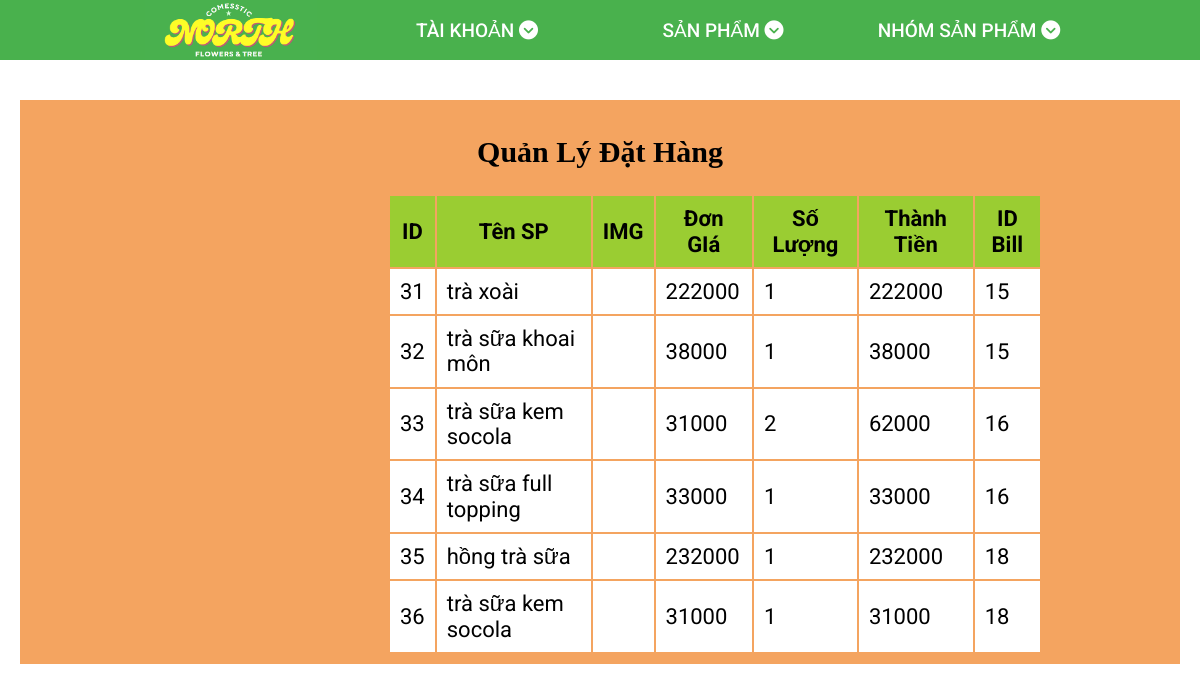
The app's page /cart_admin.php with its own data.
### tables this page shows
CREATE TABLE `cart` (
  `id` int(12) NOT NULL,
  `tensp` varchar(100) NOT NULL,
  `img` varchar(100) NOT NULL,
  `dongia` int(12) NOT NULL DEFAULT 0,
  `soluong` int(3) NOT NULL DEFAULT 0,
  `thanhtien` int(12) NOT NULL DEFAULT 0,
  `idbill` int(12) NOT NULL
);

### ketnoi.php (called while the page is built, shortened)
<?php
   class ketnoi{
   private    $servername = "localhost";
   private  $username = "root";
   private   $password = "";
   private  $dbname = "vuthibacdk12cntt2";
    function __construct(){
    $this->conn = mysqli_connect( $this->servername,  $this->username,  $this->password,  $this->dbname);
}}
    ?>

### function_cart_admin.php (called while the page is built, shortened)
<?php
include "ketnoi.php";
class cart extends ketnoi{
    function hienthi(){
        $sql = "SELECT cart.*  FROM cart inner join bill on cart.idbill = bill.id ";
        $result = mysqli_query($this->conn, $sql);
        return $result;
    }
    }
?>

### cart_admin.php (the view, shortened to what this page needs)
<?php include "headerquantri.php";?>
<?php
   include "function_cart_admin.php";
$cart = new cart();
$result = $cart->hienthi();
$count= mysqli_num_rows($result);
    ?>
<!DOCTYPE html>
<html lang="en">
<head>
</head>
<body>
    <div class="example">
        <div class="container">
            <div class="row">
                <h2>Quản Lý Đặt Hàng</h2>
                <table class="table table-bordered">
                    <thead>
                        <tr>
                            <th>ID</th>
                            <th>Tên SP</th>
                            <th>IMG</th>
                            <th>Đơn GIá</th>
                            <th>Số Lượng</th>
                            <th>Thành Tiền</th>
                            <th>ID Bill</th>
                        </tr>
                    </thead>
                    <tbody>
                        <?php if ($count > 0){
                        while ($row = mysqli_fetch_assoc($result)) { ?>
                            <tr>
                                <td>
                                    <?PHP echo $row["id"] ?>
                                </td>
                                <td>
                                    <?PHP echo $row["tensp"] ?>
                                </td>
                                <td>
                                </td>
                                <td>
                                    <?PHP echo $row["dongia"]*1000 ?>
                                </td>
                                <td>
                                    <?PHP echo $row["soluong"] ?>
                                </td>
                                <td>
                                    <?PHP echo $row["dongia"]*$row["soluong"]*1000 ?>
                                </td>
                                <td>
                                    <?PHP echo $row["idbill"] ?>
                                </td>
                            </tr>
                        <?PHP
                    }
                     } ?>
                    </tbody>
                </table>
            </div>
        </div>
    </div>
</body>
</html>

### headerquantri.php (shortened to what this page needs)
<!DOCTYPE html>
<html lang="en">
<head>
    <link rel="stylesheet" href="assets/css/grid.css">
    <link rel="stylesheet" href="assets/css/responsive.css">
    <link rel="stylesheet" href="assets/css/main.css">
    <link rel="stylesheet" href="assets/css/base.css">
    <link rel="stylesheet" href="https://cdnjs.cloudflare.com/ajax/libs/font-awesome/6.4.0/css/all.min.css" />
    <link rel="stylesheet" href="https://cdnjs.cloudflare.com/ajax/libs/normalize/8.0.1/normalize.min.css" />
</head>
<body>
    <div class="wrapper">
        <div class="manager">
            <div class="grid wide">
                <div class="manager-form">
                    <a href="#!" class="manager-logo">
                        <img src="upload/logo3.jpg" alt="ảnh" class="manager-logo__img">
                    </a>
                    <div class="manager-form__wrap">
                      <a href="taikhoan.php">  <h3 class="manager-form__menu-heading">Tài Khoản <i class="fa-solid fa-circle-chevron-down"></i></h3></a>
                    </div>
                    <div class="manager-form__wrap">
                      <a href="sanpham.php">  <h3 class="manager-form__menu-heading">Sản Phẩm <i class="fa-solid fa-circle-chevron-down"></i></h3><a>
                    </div>
                    <div class="manager-form__wrap">
                       <a href="sanpham_nhom.php"> <h3 class="manager-form__menu-heading">NHÓM Sản Phẩm <i class="fa-solid fa-circle-chevron-down"></i></h3></a>
                    </div>
                </div>
            </div>
        </div>
    </div>

### assets/css/grid.css (style rules this page uses)
.grid { width: 100%; display: block; padding: 0; }
.grid.wide { max-width: 1200px; margin: 0 auto; }
.row { display: flex; flex-wrap: wrap; margin-left: -4px; margin-right: -4px; }
@media (min-width: 740px) { .row { margin-left: -8px; margin-right: -8px; } }
@media (min-width: 1113px) { .row { margin-left: -12px; margin-right: -12px; } }
@media (min-width: 1024px) and (max-width: 1239px) { .wide { width: 984px; } }

### assets/css/main.css (style rules this page uses)
.container { margin-top: 40px; }

### assets/css/base.css (style rules this page uses)
:root { --green-color:#49b14d; --white-color:#fff; --black-color:#000; --header-height:180px; --header-top-height:38px; --header-center-height: 80px; --header-bottom-height:calc(var(--header-height) - (var(--header-top-height) + var(--header-center-height))) }
* { box-sizing: border-box; }
html { font-size: 62.5%; font-family: 'Roboto', sans-serif; line-height: 1.6rem; margin: 0 auto; }

### headerquantri.php (style rules this page uses)
.manager { background-color: var(--green-color); height: 60px; }
.manager-form { display: flex; justify-content: space-between; align-items: center; }
.manager-logo { width: 25%; height: 100%; text-align: center; }
.manager-logo__img { width: 70%; height: 60px; }
.manager-form__wrap { position: relative; cursor: pointer; width: 25%; text-align: center; line-height: 5.8rem; transition: background-color ease-in .2s; }
.manager-form__menu-heading { color:var(--white-color); font-size: 1.9rem; font-weight: 500; text-transform: uppercase; cursor: pointer; margin: 0; }
.manager-form__wrap a { text-decoration: none; }

### cart_admin.php (style rules this page uses)
.container { background-color: sandybrown; padding-bottom: 10px; }
.container th,.container tr,.container h2,.container td { color: black; border-color: black; }
.container th { text-align: center; background-color: yellowgreen; border-color: black !important; }
.container h2 { text-align: center; width: 100%; padding-top: 10px; font-weight: 700; font-family: Cambria, Cochin, Georgia, Times, 'Times New Roman', serif; font-size: 30px; }
.container td { background-color: white; }
.example { padding: 0px 20px 0px 20px; }
.table { padding: 0px 150px 0px 380px !important; font-size: 22px; }
th,td { padding: 10px !important; }

### records on screen
cart: id "31", tensp "trà xoài", $row['dongia']*1000 "222000", soluong "1", $row["dongia"]*$row["soluong"]*1000 "222000", idbill "15"
cart: id "32", tensp "trà sữa khoai môn", $row['dongia']*1000 "38000", soluong "1", $row["dongia"]*$row["soluong"]*1000 "38000", idbill "15"
cart: id "33", tensp "trà sữa kem socola", $row['dongia']*1000 "31000", soluong "2", $row["dongia"]*$row["soluong"]*1000 "62000", idbill "16"
cart: id "34", tensp "trà sữa full topping", $row['dongia']*1000 "33000", soluong "1", $row["dongia"]*$row["soluong"]*1000 "33000", idbill "16"
cart: id "35", tensp "hồng trà sữa", $row['dongia']*1000 "232000", soluong "1", $row["dongia"]*$row["soluong"]*1000 "232000", idbill "18"
cart: id "36", tensp "trà sữa kem socola", $row['dongia']*1000 "31000", soluong "1", $row["dongia"]*$row["soluong"]*1000 "31000", idbill "18"
